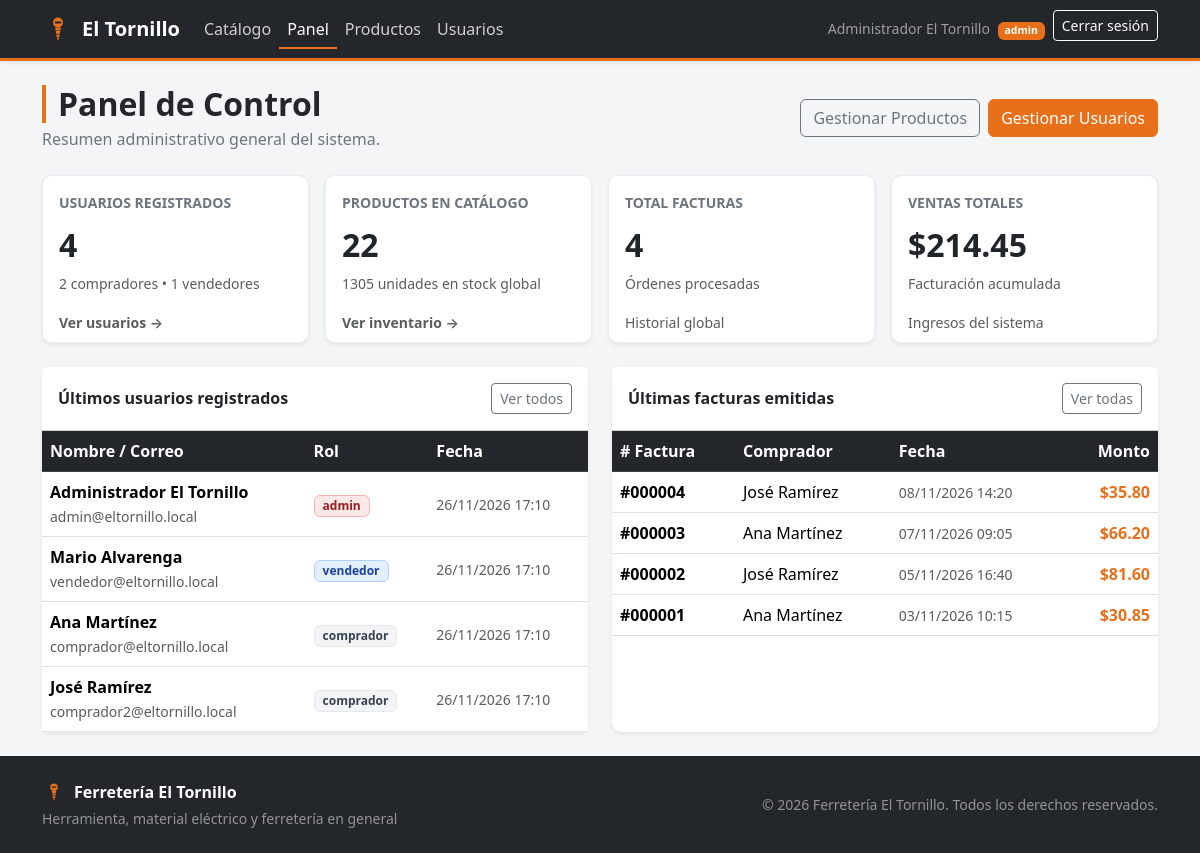
The app's page /admin/panel.php (signed in) with its own data.
### tables this page shows
CREATE TABLE usuarios (
    id        INT UNSIGNED NOT NULL AUTO_INCREMENT,
    nombre    VARCHAR(100) NOT NULL,
    correo    VARCHAR(150) NOT NULL,
    password  CHAR(32)     NOT NULL COMMENT 'MD5 hexadecimal',
    rol       ENUM('admin', 'vendedor', 'comprador') NOT NULL DEFAULT 'comprador',
    creado_en DATETIME     NOT NULL DEFAULT CURRENT_TIMESTAMP,
    PRIMARY KEY (id),
    UNIQUE KEY uk_usuarios_correo (correo)
);

CREATE TABLE facturas (
    id           INT UNSIGNED  NOT NULL AUTO_INCREMENT,
    comprador_id INT UNSIGNED  NOT NULL,
    fecha        DATETIME      NOT NULL DEFAULT CURRENT_TIMESTAMP,
    total        DECIMAL(10,2) NOT NULL DEFAULT 0.00,
    PRIMARY KEY (id),
    KEY idx_facturas_comprador (comprador_id),
    CONSTRAINT fk_facturas_comprador
        FOREIGN KEY (comprador_id) REFERENCES usuarios (id)
        ON DELETE RESTRICT ON UPDATE CASCADE
);

### includes/config.php (called while the page is built, shortened)
<?php
function e(?string $texto): string
{
    return htmlspecialchars((string) $texto, ENT_QUOTES | ENT_SUBSTITUTE, 'UTF-8');
}
function url(string $ruta = ''): string
{
    return BASE_URL . ltrim($ruta, '/');
}
function dinero($monto): string
{
    return '$' . number_format((float) $monto, 2, '.', ',');
}
function fecha_legible(?string $fecha): string
{
    $ts = strtotime($fecha);
    return $ts === false ? $fecha : date('d/m/Y H:i', $ts);
}

### includes/auth.php (called while the page is built, shortened)
<?php
function esta_autenticado(): bool
{
    return isset($_SESSION['usuario_id'], $_SESSION['rol']);
}
function usuario_actual(): ?array
{
    return [
        'id'     => (int) $_SESSION['usuario_id'],
        'nombre' => (string) ($_SESSION['nombre'] ?? ''),
        'rol'    => (string) $_SESSION['rol'],
    ];
}

### public/admin/panel.php (the view, shortened to what this page needs)
<?php
require_once __DIR__ . '/../../includes/auth.php';
$r_users = mysqli_query($conn, "SELECT COUNT(*) AS total,
                                       SUM(CASE WHEN rol = 'admin' THEN 1 ELSE 0 END) AS total_admin,
                                       SUM(CASE WHEN rol = 'vendedor' THEN 1 ELSE 0 END) AS total_vendedor,
                                       SUM(CASE WHEN rol = 'comprador' THEN 1 ELSE 0 END) AS total_comprador
                                FROM usuarios");
$users_stat = mysqli_fetch_assoc($r_users);
$total_users      = (int) ($users_stat['total'] ?? 0);
$total_vendedor   = (int) ($users_stat['total_vendedor'] ?? 0);
$total_comprador  = (int) ($users_stat['total_comprador'] ?? 0);
$r_prods = mysqli_query($conn, "SELECT COUNT(*) AS total, COALESCE(SUM(stock), 0) AS total_stock FROM productos");
$prod_stat = mysqli_fetch_assoc($r_prods);
$total_prods = (int) ($prod_stat['total'] ?? 0);
$total_stock = (int) ($prod_stat['total_stock'] ?? 0);
$r_fac = mysqli_query($conn, "SELECT COUNT(*) AS total, COALESCE(SUM(total), 0) AS total_ventas FROM facturas");
$fac_stat = mysqli_fetch_assoc($r_fac);
$total_facturas = (int) ($fac_stat['total'] ?? 0);
$total_ventas   = (float) ($fac_stat['total_ventas'] ?? 0.0);
$r_last_users = mysqli_query($conn, "SELECT id, nombre, correo, rol, creado_en FROM usuarios ORDER BY creado_en DESC LIMIT 5");
$last_users = ($r_last_users !== false) ? mysqli_fetch_all($r_last_users, MYSQLI_ASSOC) : [];
$r_last_fac = mysqli_query($conn, "SELECT f.id, f.fecha, f.total, u.nombre AS comprador
                                   FROM facturas f
                                   JOIN usuarios u ON u.id = f.comprador_id
                                   ORDER BY f.fecha DESC LIMIT 5");
$last_fac = ($r_last_fac !== false) ? mysqli_fetch_all($r_last_fac, MYSQLI_ASSOC) : [];
require_once __DIR__ . '/../../includes/header.php';
?>
<div class="d-flex flex-wrap justify-content-between align-items-center gap-3 mb-4">
    <div>
        <h1 class="titulo-seccion h2 mb-1">Panel de Control</h1>
        <p class="text-secondary mb-0">Resumen administrativo general del sistema.</p>
    </div>
    <div class="d-flex gap-2">
        <a href="<?= url('admin/productos.php') ?>" class="btn btn-outline-secondary">Gestionar Productos</a>
        <a href="<?= url('admin/usuarios.php') ?>" class="btn btn-naranja">Gestionar Usuarios</a>
    </div>
</div>
<div class="row g-3 mb-4">
    <div class="col-sm-6 col-xl-3">
        <div class="card shadow-sm border border-light-subtle h-100 bg-white">
            <div class="card-body">
                <div class="text-secondary small text-uppercase fw-semibold mb-2">Usuarios registrados</div>
                <div class="fs-2 fw-bold text-dark"><?= $total_users ?></div>
                <div class="small text-muted mt-1">
                    <?= $total_comprador ?> compradores &bull; <?= $total_vendedor ?> vendedores
                </div>
            </div>
            <div class="card-footer bg-transparent border-0 pt-0">
                <a href="<?= url('admin/usuarios.php') ?>" class="small text-decoration-none text-muted fw-semibold">
                    Ver usuarios &rarr;
                </a>
            </div>
        </div>
    </div>
    <div class="col-sm-6 col-xl-3">
        <div class="card shadow-sm border border-light-subtle h-100 bg-white">
            <div class="card-body">
                <div class="text-secondary small text-uppercase fw-semibold mb-2">Productos en catálogo</div>
                <div class="fs-2 fw-bold text-dark"><?= $total_prods ?></div>
                <div class="small text-muted mt-1">
                    <?= $total_stock ?> unidades en stock global
                </div>
            </div>
            <div class="card-footer bg-transparent border-0 pt-0">
                <a href="<?= url('admin/productos.php') ?>" class="small text-decoration-none text-muted fw-semibold">
                    Ver inventario &rarr;
                </a>
            </div>
        </div>
    </div>
    <div class="col-sm-6 col-xl-3">
        <div class="card shadow-sm border border-light-subtle h-100 bg-white">
            <div class="card-body">
                <div class="text-secondary small text-uppercase fw-semibold mb-2">Total Facturas</div>
                <div class="fs-2 fw-bold text-dark"><?= $total_facturas ?></div>
                <div class="small text-muted mt-1">Órdenes procesadas</div>
            </div>
            <div class="card-footer bg-transparent border-0 pt-0">
                <span class="small text-muted">Historial global</span>
            </div>
        </div>
    </div>
    <div class="col-sm-6 col-xl-3">
        <div class="card shadow-sm border border-light-subtle h-100 bg-white">
            <div class="card-body">
                <div class="text-secondary small text-uppercase fw-semibold mb-2">Ventas Totales</div>
                <div class="fs-2 fw-bold text-dark"><?= dinero($total_ventas) ?></div>
                <div class="small text-muted mt-1">Facturación acumulada</div>
            </div>
            <div class="card-footer bg-transparent border-0 pt-0">
                <span class="small text-muted">Ingresos del sistema</span>
            </div>
        </div>
    </div>
</div>
<div class="row g-4">
    <div class="col-lg-6">
        <div class="card shadow-sm border-0 h-100">
            <div class="card-header bg-white py-3 d-flex justify-content-between align-items-center">
                <h2 class="h6 mb-0 fw-bold">Últimos usuarios registrados</h2>
                <a href="<?= url('admin/usuarios.php') ?>" class="btn btn-sm btn-outline-secondary">Ver todos</a>
            </div>
            <div class="card-body p-0">
                <div class="table-responsive">
                    <table class="table align-middle mb-0">
                        <thead class="table-light">
                            <tr>
                                <th>Nombre / Correo</th>
                                <th>Rol</th>
                                <th>Fecha</th>
                            </tr>
                        </thead>
                        <tbody>
                            <?php if (empty($last_users)): ?>
                                <tr><td colspan="3" class="text-center text-muted py-3">No hay usuarios.</td></tr>
                            <?php else: ?>
                                <?php foreach ($last_users as $u): ?>
                                    <tr>
                                        <td>
                                            <div class="fw-semibold"><?= e($u['nombre']) ?></div>
                                            <small class="text-muted"><?= e($u['correo']) ?></small>
                                        </td>
                                        <td>
                                            <span class="badge <?= $u['rol'] === 'admin' ? 'badge-subtle-admin' : ($u['rol'] === 'vendedor' ? 'badge-subtle-vendedor' : 'badge-subtle-comprador') ?> px-2 py-1">
                                                <?= e($u['rol']) ?>
                                            </span>
                                        </td>
                                        <td class="small text-muted"><?= fecha_legible($u['creado_en']) ?></td>
                                    </tr>
                                <?php endforeach; ?>
                            <?php endif; ?>
                        </tbody>
                    </table>
                </div>
            </div>
        </div>
    </div>
    <div class="col-lg-6">
        <div class="card shadow-sm border-0 h-100">
            <div class="card-header bg-white py-3 d-flex justify-content-between align-items-center">
                <h2 class="h6 mb-0 fw-bold">Últimas facturas emitidas</h2>
                <a href="<?= url('admin/facturas.php') ?>" class="btn btn-sm btn-outline-secondary">Ver todas</a>
            </div>
            <div class="card-body p-0">
                <div class="table-responsive">
                    <table class="table align-middle mb-0">
                        <thead class="table-light">
                            <tr>
                                <th># Factura</th>
                                <th>Comprador</th>
                                <th>Fecha</th>
                                <th class="text-end">Monto</th>
                            </tr>
                        </thead>
                        <tbody>
                            <?php if (empty($last_fac)): ?>
                                <tr><td colspan="4" class="text-center text-muted py-3">No hay facturas.</td></tr>
                            <?php else: ?>
                                <?php foreach ($last_fac as $fac): ?>
                                    <tr>
                                        <td class="fw-bold">#<?= str_pad((string)$fac['id'], 6, '0', STR_PAD_LEFT) ?></td>
                                        <td><?= e($fac['comprador']) ?></td>
                                        <td class="small text-muted"><?= fecha_legible($fac['fecha']) ?></td>
                                        <td class="text-end fw-bold text-naranja"><?= dinero($fac['total']) ?></td>
                                    </tr>
                                <?php endforeach; ?>
                            <?php endif; ?>
                        </tbody>
                    </table>
                </div>
            </div>
        </div>
    </div>
</div>
<?php require_once __DIR__ . '/../../includes/footer.php'; ?>

### includes/header.php (shortened to what this page needs)
<?php
require_once __DIR__ . '/auth.php';
$usuario       = usuario_actual();
$rol           = $usuario['rol'] ?? null;
$ruta_script = str_replace('\\', '/', $_SERVER['SCRIPT_NAME'] ?? '');
function clase_activa(string $archivo_o_ruta): string
{
    global $ruta_script;
    return basename($ruta_script) === $archivo_o_ruta ? ' active' : '';
}
?>
<!doctype html>
<html lang="es">
<head>
    <link rel="stylesheet" href="<?= url('assets/css/bootstrap.min.css') ?>">
    <link rel="stylesheet" href="<?= url('assets/css/estilos.css') ?>">
</head>
<body class="d-flex flex-column min-vh-100">
<nav class="navbar navbar-expand-lg navbar-dark bg-oscuro shadow-sm">
    <div class="container">
        <a class="navbar-brand d-flex align-items-center gap-2" href="<?= url('index.php') ?>">
            <img src="<?= url('assets/img/logo.svg') ?>" alt="" width="32" height="32">
            <span class="fw-bold">El Tornillo</span>
        </a>
        <div class="collapse navbar-collapse" id="menuPrincipal">
            <ul class="navbar-nav me-auto mb-2 mb-lg-0">
                <li class="nav-item">
                    <a class="nav-link<?= clase_activa('index.php') ?>" href="<?= url('index.php') ?>">Catálogo</a>
                </li>
                <?php if ($rol === 'comprador'): ?>
                    <li class="nav-item">
                        <a class="nav-link<?= clase_activa('catalogo.php') ?>" href="<?= url('comprador/catalogo.php') ?>">Comprar</a>
                    </li>
                    <li class="nav-item">
                        <a class="nav-link<?= clase_activa('carrito.php') ?>" href="<?= url('comprador/carrito.php') ?>">Carrito</a>
                    </li>
                    <li class="nav-item">
                        <a class="nav-link<?= clase_activa('historial.php') ?>" href="<?= url('comprador/historial.php') ?>">Mis facturas</a>
                    </li>
                <?php elseif ($rol === 'admin'): ?>
                    <li class="nav-item">
                        <a class="nav-link<?= clase_activa('panel.php') ?>" href="<?= url('admin/panel.php') ?>">Panel</a>
                    </li>
                    <li class="nav-item">
                        <a class="nav-link<?= clase_activa('productos.php') ?>" href="<?= url('admin/productos.php') ?>">Productos</a>
                    </li>
                    <li class="nav-item">
                        <a class="nav-link<?= clase_activa('usuarios.php') ?>" href="<?= url('admin/usuarios.php') ?>">Usuarios</a>
                    </li>
                <?php endif; ?>
            </ul>
            <ul class="navbar-nav mb-2 mb-lg-0">
                <?php if ($usuario !== null): ?>
                    <li class="nav-item d-flex align-items-center me-lg-2">
                        <span class="navbar-text small">
                            <?= e($usuario['nombre']) ?>
                            <span class="badge text-bg-naranja ms-1"><?= e($usuario['rol']) ?></span>
                        </span>
                    </li>
                    <li class="nav-item">
                        <a class="btn btn-sm btn-outline-light" href="<?= url('logout.php') ?>">Cerrar sesión</a>
                    </li>
                <?php endif; ?>
            </ul>
        </div>
    </div>
</nav>
<main class="container flex-grow-1 py-4">

### public/assets/css/estilos.css (style rules this page uses)
:root { --naranja: #e8701a; --naranja-oscuro: #c75c12; --naranja-claro: #fff1e6; --gris-oscuro: #23272b; --gris-medio: #3a4147; --gris-claro: #f4f5f7; }
html { background-color: var(--gris-oscuro); overscroll-behavior-y: none; }
body { background-color: var(--gris-claro); color: var(--gris-oscuro); }
.bg-oscuro { background-color: var(--gris-oscuro) !important; }
.text-naranja { color: var(--naranja) !important; }
.text-bg-naranja { background-color: var(--naranja) !important; color: #fff !important; }
.btn-naranja { background-color: var(--naranja); border-color: var(--naranja); color: #fff; }
.navbar.bg-oscuro { border-bottom: 3px solid var(--naranja); }
.navbar-dark .navbar-nav .nav-link { color: rgba(255, 255, 255, 0.78); font-weight: 500; }
.navbar-dark .navbar-nav .nav-link:hover, .navbar-dark .navbar-nav .nav-link.active { color: #fff; }
.navbar-dark .navbar-nav .nav-link.active { box-shadow: inset 0 -2px 0 var(--naranja); }
.card { border: 1px solid #e3e6ea; border-radius: 0.6rem; }
.titulo-seccion { border-left: 4px solid var(--naranja); padding-left: 0.75rem; font-weight: 700; }
.table thead th { background-color: var(--gris-oscuro); color: #fff; font-weight: 600; border-color: var(--gris-medio); }
.badge-subtle-admin { background-color: #fde8e8 !important; color: #9b1c1c !important; border: 1px solid #f8b4b4; font-weight: 600; }
.badge-subtle-vendedor { background-color: #e1effe !important; color: #1e429f !important; border: 1px solid #b3d1ff; font-weight: 600; }
.badge-subtle-comprador { background-color: #f3f4f6 !important; color: #374151 !important; border: 1px solid #e5e7eb; font-weight: 600; }

### records on screen
usuarios: nombre "Administrador El Tornillo", rol "admin", correo "admin@eltornillo.local", creado_en "26/11/2026 17:10"
usuarios: nombre "Mario Alvarenga", correo "vendedor@eltornillo.local", rol "vendedor", creado_en "26/11/2026 17:10"
usuarios: nombre "Ana Martínez", correo "comprador@eltornillo.local", rol "comprador", creado_en "26/11/2026 17:10"
usuarios: nombre "José Ramírez", correo "comprador2@eltornillo.local", rol "comprador", creado_en "26/11/2026 17:10"
facturas: id "000004", comprador.nombre "José Ramírez", fecha "08/11/2026 14:20", total "$35.80"
facturas: id "000003", comprador.nombre "Ana Martínez", fecha "07/11/2026 09:05", total "$66.20"
facturas: id "000002", comprador.nombre "José Ramírez", fecha "05/11/2026 16:40", total "$81.60"
facturas: id "000001", comprador.nombre "Ana Martínez", fecha "03/11/2026 10:15", total "$30.85"

### other values on screen
$total_users "4"
$total_comprador "2"
$total_vendedor "1"
$total_prods "22"
$total_stock "1305"
$total_facturas "4"
dinero($total_ventas) "$214.45"
APP_NOMBRE "Ferretería El Tornillo"
APP_LEMA "Herramienta, material eléctrico y ferretería en general"
